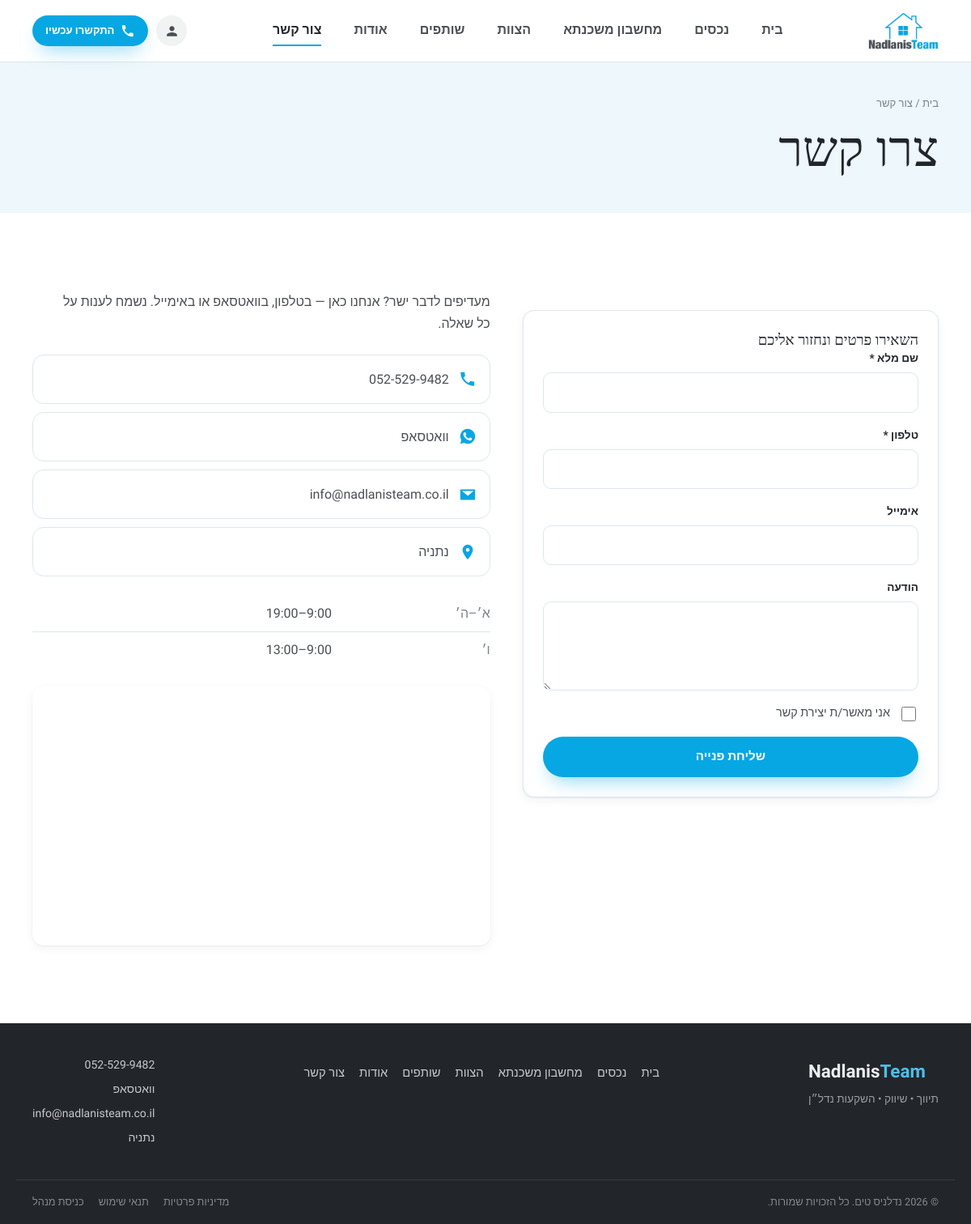
The page /contact.php on the database its author committed.
### tables this page shows
CREATE TABLE IF NOT EXISTS settings (
  id TINYINT UNSIGNED NOT NULL DEFAULT 1,
  agency_name VARCHAR(255) NOT NULL DEFAULT '',
  tagline VARCHAR(255) NOT NULL DEFAULT '',
  phone VARCHAR(50) NOT NULL DEFAULT '',
  whatsapp VARCHAR(50) NOT NULL DEFAULT '',
  email VARCHAR(255) NOT NULL DEFAULT '',
  address VARCHAR(255) NOT NULL DEFAULT '',
  facebook VARCHAR(255) NOT NULL DEFAULT '',
  instagram VARCHAR(255) NOT NULL DEFAULT '',
  hero_title VARCHAR(255) NOT NULL DEFAULT '',
  hero_sub TEXT,
  about_text TEXT,
  stat_years INT NOT NULL DEFAULT 0,
  stat_deals INT NOT NULL DEFAULT 0,
  stat_clients INT NOT NULL DEFAULT 0,
  PRIMARY KEY (id),
  CONSTRAINT single_row CHECK (id = 1)
);

### includes/config.php (called while the page is built, shortened)
<?php
function app_base(): string
{
    static $base = null;
    if ($base !== null) {
        return $base;
    }
    $scriptDir = str_replace('\\', '/', dirname($_SERVER['SCRIPT_NAME'] ?? ''));
    $base = rtrim($scriptDir, '/');
    return $base;
}
function url(string $path = ''): string
{
    $path = ltrim($path, '/');
    $base = app_base();
    return ($base === '' ? '' : $base) . '/' . $path;
}
function asset_url(string $path): string
{
    $full = APP_ROOT . '/' . ltrim($path, '/');
    $v = is_file($full) ? filemtime($full) : time();
    return url($path) . '?v=' . $v;
}
function e($v): string
{
    return htmlspecialchars((string) $v, ENT_QUOTES, 'UTF-8');
}
function wa_link(string $number, string $text = ''): string
{
    $digits = preg_replace('/\D+/', '', $number);
    $url = 'https://wa.me/' . $digits;
    return $url;
}
function tel_link(string $number): string
{
    return 'tel:' . preg_replace('/\D+/', '', $number);
}
function db(): PDO
{
    $pdo = new PDO(
        'mysql:host=' . DB_HOST . ';dbname=' . DB_NAME . ';charset=utf8mb4',
        DB_USER,
        DB_PASS,
        [
            PDO::ATTR_ERRMODE => PDO::ERRMODE_EXCEPTION,
            PDO::ATTR_EMULATE_PREPARES => false,
            PDO::ATTR_DEFAULT_FETCH_MODE => PDO::FETCH_ASSOC,
        ]
    );
    return $pdo;
}
function get_settings(): array
{
    static $cache = null;
    if ($cache !== null) {
        return $cache;
    }
    $row = db()->query('SELECT * FROM settings WHERE id = 1')->fetch();
    $row['stat_years'] = (int) $row['stat_years'];
    $row['stat_deals'] = (int) $row['stat_deals'];
    $row['stat_clients'] = (int) $row['stat_clients'];
    unset($row['id']);
    $cache = $row;
    return $cache;
}

### contact.php (the view, shortened to what this page needs)
<?php
require __DIR__ . '/includes/config.php';
$settings = get_settings();
require __DIR__ . '/includes/header.php';
?>
<div class="page-head">
  <div class="container">
    <p class="breadcrumbs"><a href="<?= e(url('index.php')) ?>">בית</a> / צור קשר</p>
    <h1>צרו קשר</h1>
  </div>
</div>
<div class="container section">
  <div class="contact-grid">
    <div class="filter-card">
      <?php
        $leadSource = 'contact';
        $leadHeading = 'השאירו פרטים ונחזור אליכם';
        include __DIR__ . '/includes/lead-form.php';
      ?>
    </div>
    <div>
      <p class="lede" style="margin-bottom: var(--space-2);">מעדיפים לדבר ישר? אנחנו כאן — בטלפון, בוואטסאפ או באימייל. נשמח לענות על כל שאלה.</p>
      <div class="contact-methods-list">
        <a class="contact-method-row" href="<?= e(tel_link($settings['phone'])) ?>">
          <svg class="icon" viewBox="0 0 24 24" aria-hidden="true"><path d="M6.6 10.8c1.4 2.8 3.8 5.1 6.6 6.6l2.2-2.2c.3-.3.7-.4 1-.2 1.1.4 2.3.6 3.5.6.6 0 1 .4 1 1V20.5c0 .6-.4 1-1 1C10.5 21.5 2.5 13.5 2.5 3.9c0-.6.4-1 1-1H7c.6 0 1 .4 1 1 0 1.2.2 2.4.6 3.5.1.4 0 .8-.3 1.1l-2.2 2.2z"/></svg>
          <span><?= e($settings['phone']) ?></span>
        </a>
        <a class="contact-method-row" href="<?= e(wa_link($settings['whatsapp'])) ?>" target="_blank" rel="noopener">
          <span>וואטסאפ</span>
        </a>
        <a class="contact-method-row" href="mailto:<?= e($settings['email']) ?>">
          <svg class="icon" viewBox="0 0 24 24" aria-hidden="true"><path d="M3 5h18a1 1 0 0 1 1 1v12a1 1 0 0 1-1 1H3a1 1 0 0 1-1-1V6a1 1 0 0 1 1-1Zm1.4 2 7.1 6.1a1 1 0 0 0 1.3 0L20 7"/></svg>
          <span><?= e($settings['email']) ?></span>
        </a>
        <div class="contact-method-row" style="cursor:default;">
          <svg class="icon" viewBox="0 0 24 24" aria-hidden="true"><path d="M12 2a7 7 0 0 0-7 7c0 5.2 7 13 7 13s7-7.8 7-13a7 7 0 0 0-7-7Zm0 9.5A2.5 2.5 0 1 1 12 6.5a2.5 2.5 0 0 1 0 5Z"/></svg>
          <span><?= e($settings['address']) ?></span>
        </div>
      </div>
      <table class="hours-table">
        <tr><td>א׳–ה׳</td><td>9:00–19:00</td></tr>
        <tr><td>ו׳</td><td>9:00–13:00</td></tr>
      </table>
      <div class="map-frame">
        <iframe src="https://www.google.com/maps?q=%D7%A0%D7%AA%D7%A0%D7%99%D7%94%2C%20%D7%9B%D7%99%D7%9B%D7%A8%20%D7%94%D7%A2%D7%A6%D7%9E%D7%90%D7%95%D7%AA&output=embed" loading="lazy" title="מיקום המשרד על המפה" aria-label="מפת גוגל, מרכז נתניה"></iframe>
      </div>
    </div>
  </div>
</div>
<?php require __DIR__ . '/includes/footer.php'; ?>

### includes/header.php (shortened to what this page needs)
<?php
$settings = get_settings();
$currentScript = basename($_SERVER['SCRIPT_NAME'] ?? '');
$navLinks = [
    'index.php' => 'בית',
    'properties.php' => 'נכסים',
    'mortgage-calculator.php' => 'מחשבון משכנתא',
    'agents.php' => 'הצוות',
    'partners.php' => 'שותפים',
    'about.php' => 'אודות',
    'contact.php' => 'צור קשר',
];
?>
<!doctype html>
<html lang="he" dir="rtl">
<head>
<link rel="stylesheet" href="<?= e(asset_url('assets/css/style.css')) ?>">
</head>
<body class="<?= e($bodyClass ?? '') ?>">
<header class="site-header">
  <div class="container header-inner">
    <a href="<?= e(url('index.php')) ?>" class="logo-link" aria-label="<?= e($settings['agency_name']) ?> — לראש העמוד">
      <?php if (is_file(APP_ROOT . '/assets/img/logo-header.png')): ?>
        <img src="<?= e(url('assets/img/logo-header.png')) ?>" alt="<?= e($settings['agency_name']) ?>" class="logo-img" width="220" height="116">
      <?php endif; ?>
    </a>
    <nav class="nav" id="siteNav" data-open="false">
      <?php foreach ($navLinks as $file => $label): ?>
        <a href="<?= e(url($file)) ?>" <?= $currentScript === $file ? 'class="is-active" aria-current="page"' : '' ?>><?= e($label) ?></a>
      <?php endforeach; ?>
    </nav>
    <div class="header-actions">
      <?php $agentLoggedIn = !empty($_SESSION['user_role']) && $_SESSION['user_role'] === 'agent'; ?>
      <?php if ($agentLoggedIn): ?>
        <a href="<?= e(url('agent-portal/index.php')) ?>" class="header-icon-link" title="הדשבורד שלי" aria-label="הדשבורד שלי">
          <svg class="icon" viewBox="0 0 24 24" aria-hidden="true"><path d="M12 12c2.21 0 4-1.79 4-4s-1.79-4-4-4-4 1.79-4 4 1.79 4 4 4zm0 2c-2.67 0-8 1.34-8 4v2h16v-2c0-2.66-5.33-4-8-4z"/></svg>
        </a>
        <a href="<?= e(url('agent-portal/logout.php')) ?>" class="header-icon-link" title="התנתקות" aria-label="התנתקות">
          <svg class="icon" viewBox="0 0 24 24" aria-hidden="true"><path d="M16 13v-2H7V8l-5 4 5 4v-3zM20 3h-9c-1.1 0-2 .9-2 2v4h2V5h9v14h-9v-4H9v4c0 1.1.9 2 2 2h9c1.1 0 2-.9 2-2V5c0-1.1-.9-2-2-2z"/></svg>
        </a>
      <?php else: ?>
        <a href="<?= e(url('agent-portal/login.php')) ?>" class="header-icon-link" title="כניסת סוכנים" aria-label="כניסת סוכנים">
          <svg class="icon" viewBox="0 0 24 24" aria-hidden="true"><path d="M12 12c2.21 0 4-1.79 4-4s-1.79-4-4-4-4 1.79-4 4 1.79 4 4 4zm0 2c-2.67 0-8 1.34-8 4v2h16v-2c0-2.66-5.33-4-8-4z"/></svg>
        </a>
      <?php endif; ?>
      <a href="<?= e(tel_link($settings['phone'])) ?>" class="btn btn-primary btn-sm">
        <svg class="icon" viewBox="0 0 24 24" aria-hidden="true"><path d="M6.6 10.8c1.4 2.8 3.8 5.1 6.6 6.6l2.2-2.2c.3-.3.7-.4 1-.2 1.1.4 2.3.6 3.5.6.6 0 1 .4 1 1V20.5c0 .6-.4 1-1 1C10.5 21.5 2.5 13.5 2.5 3.9c0-.6.4-1 1-1H7c.6 0 1 .4 1 1 0 1.2.2 2.4.6 3.5.1.4 0 .8-.3 1.1l-2.2 2.2z"/></svg>
        <span>התקשרו עכשיו</span>
      </a>
    </div>
  </div>
</header>
<main id="main">

### includes/lead-form.php (shortened to what this page needs)
<?php
$leadSource = $leadSource ?? 'contact';
$leadHeading = $leadHeading ?? 'השאירו פרטים ונחזור אליכם';
$prefill = $_SESSION['lead_prefill'] ?? [];
$errors = $_SESSION['lead_errors'] ?? [];
$justSent = isset($_GET['sent']) && $_GET['sent'] === '1';
?>
<div class="lead-form">
  <?php if ($justSent): ?>
    <p class="alert-box alert-success">תודה! קיבלנו את הפנייה ונחזור אליכם עוד היום.</p>
  <?php else: ?>
    <h3><?= e($leadHeading) ?></h3>
    <form method="post" action="<?= e(url('lead-submit.php')) ?>" novalidate>
      <div class="field <?= isset($errors['name']) ? 'has-error' : '' ?>">
        <label for="name_<?= e($leadSource) ?>">שם מלא *</label>
        <input class="input" type="text" id="name_<?= e($leadSource) ?>" name="name" required value="<?= e($prefill['name'] ?? '') ?>">
      </div>
      <div class="field <?= isset($errors['phone']) ? 'has-error' : '' ?>">
        <label for="phone_<?= e($leadSource) ?>">טלפון *</label>
        <input class="input" type="tel" id="phone_<?= e($leadSource) ?>" name="phone" required value="<?= e($prefill['phone'] ?? '') ?>">
      </div>
      <div class="field">
        <label for="email_<?= e($leadSource) ?>">אימייל</label>
        <input class="input" type="email" id="email_<?= e($leadSource) ?>" name="email" value="<?= e($prefill['email'] ?? '') ?>">
      </div>
      <div class="field">
        <label for="message_<?= e($leadSource) ?>">הודעה</label>
        <textarea class="input" id="message_<?= e($leadSource) ?>" name="message"><?= e($prefill['message'] ?? '') ?></textarea>
      </div>
      <label class="checkbox-row">
        <input type="checkbox" name="consent" required>
        <span>אני מאשר/ת יצירת קשר</span>
      </label>
      <button type="submit" class="btn btn-primary btn-block" style="margin-top:16px;">שליחת פנייה</button>
    </form>
  <?php endif; ?>
</div>

### includes/footer.php (shortened to what this page needs)
<?php
$settings = get_settings();
?>
</main>
<footer class="site-footer">
  <div class="container footer-inner">
    <div class="footer-brand">
      <p class="footer-wordmark" dir="ltr"><span class="fw-ink">Nadlanis</span><span class="fw-blue">Team</span></p>
      <p class="footer-tagline"><?= e($settings['tagline']) ?></p>
    </div>
    <nav class="footer-nav">
      <a href="<?= e(url('index.php')) ?>">בית</a>
      <a href="<?= e(url('properties.php')) ?>">נכסים</a>
      <a href="<?= e(url('mortgage-calculator.php')) ?>">מחשבון משכנתא</a>
      <a href="<?= e(url('agents.php')) ?>">הצוות</a>
      <a href="<?= e(url('partners.php')) ?>">שותפים</a>
      <a href="<?= e(url('about.php')) ?>">אודות</a>
      <a href="<?= e(url('contact.php')) ?>">צור קשר</a>
    </nav>
    <div class="footer-contact">
      <a href="<?= e(tel_link($settings['phone'])) ?>"><?= e($settings['phone']) ?></a>
      <a href="<?= e(wa_link($settings['whatsapp'])) ?>" target="_blank" rel="noopener">וואטסאפ</a>
      <a href="mailto:<?= e($settings['email']) ?>"><?= e($settings['email']) ?></a>
      <span><?= e($settings['address']) ?></span>
    </div>
  </div>
  <div class="footer-bottom container">
    <span>© <?= date('Y') ?> <?= e($settings['agency_name']) ?>. כל הזכויות שמורות.</span>
    <nav class="footer-legal">
      <a href="<?= e(url('privacy.php')) ?>">מדיניות פרטיות</a>
      <a href="<?= e(url('terms.php')) ?>">תנאי שימוש</a>
      <a href="<?= e(url('admin/login.php')) ?>">כניסת מנהל</a>
    </nav>
  </div>
</footer>
</body>
</html>

### rows shown on the page
settings: phone "052-529-9482", email "info@nadlanisteam.co.il", address "נתניה", tagline "תיווך • שיווק • השקעות נדל״ן", agency_name "נדלניס טים"

### other values the page prints
$label "בית"
$label "נכסים"
$label "מחשבון משכנתא"
$label "הצוות"
$label "שותפים"
$label "אודות"
$label "צור קשר"
$leadHeading "השאירו פרטים ונחזור אליכם"
